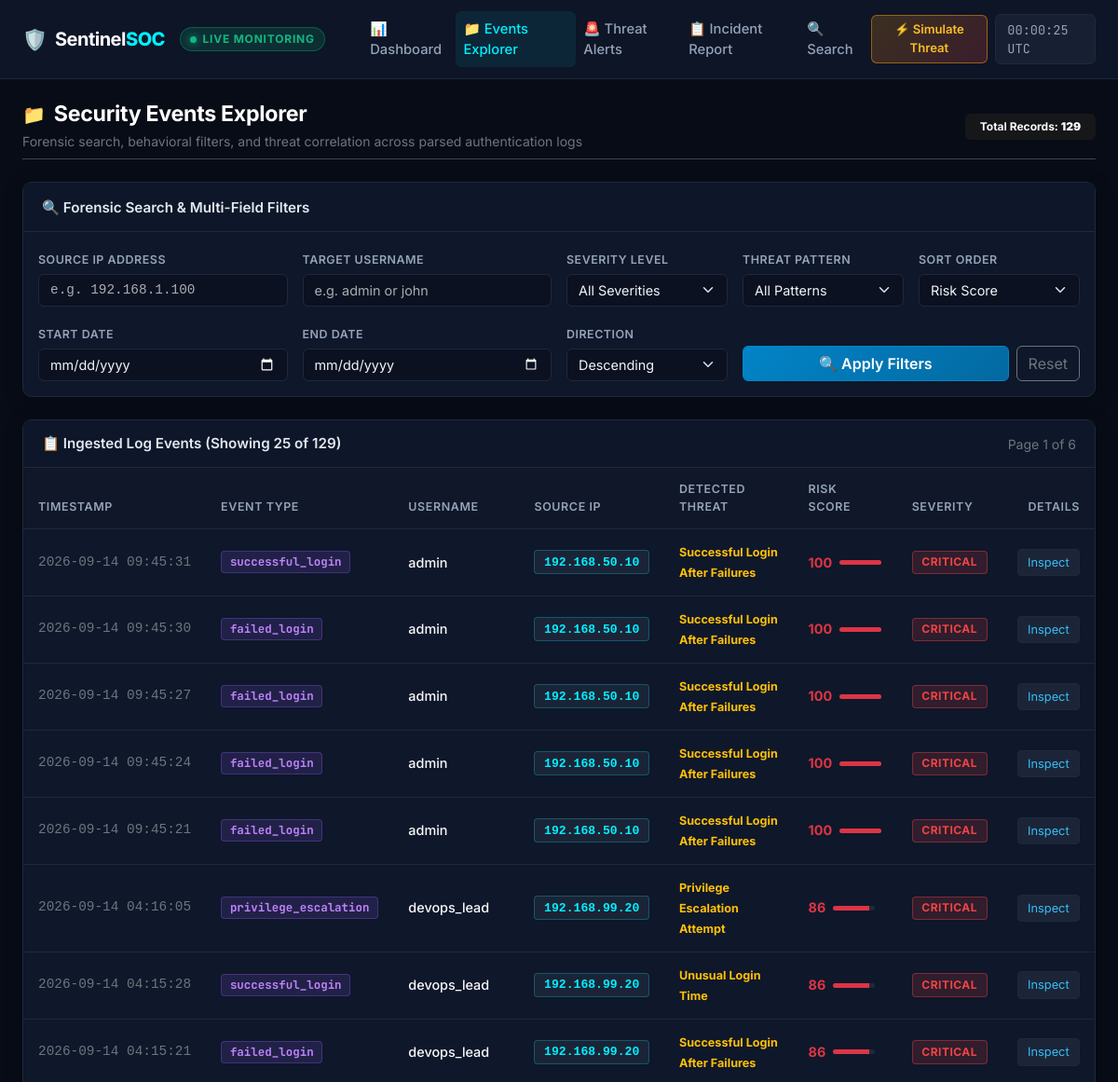
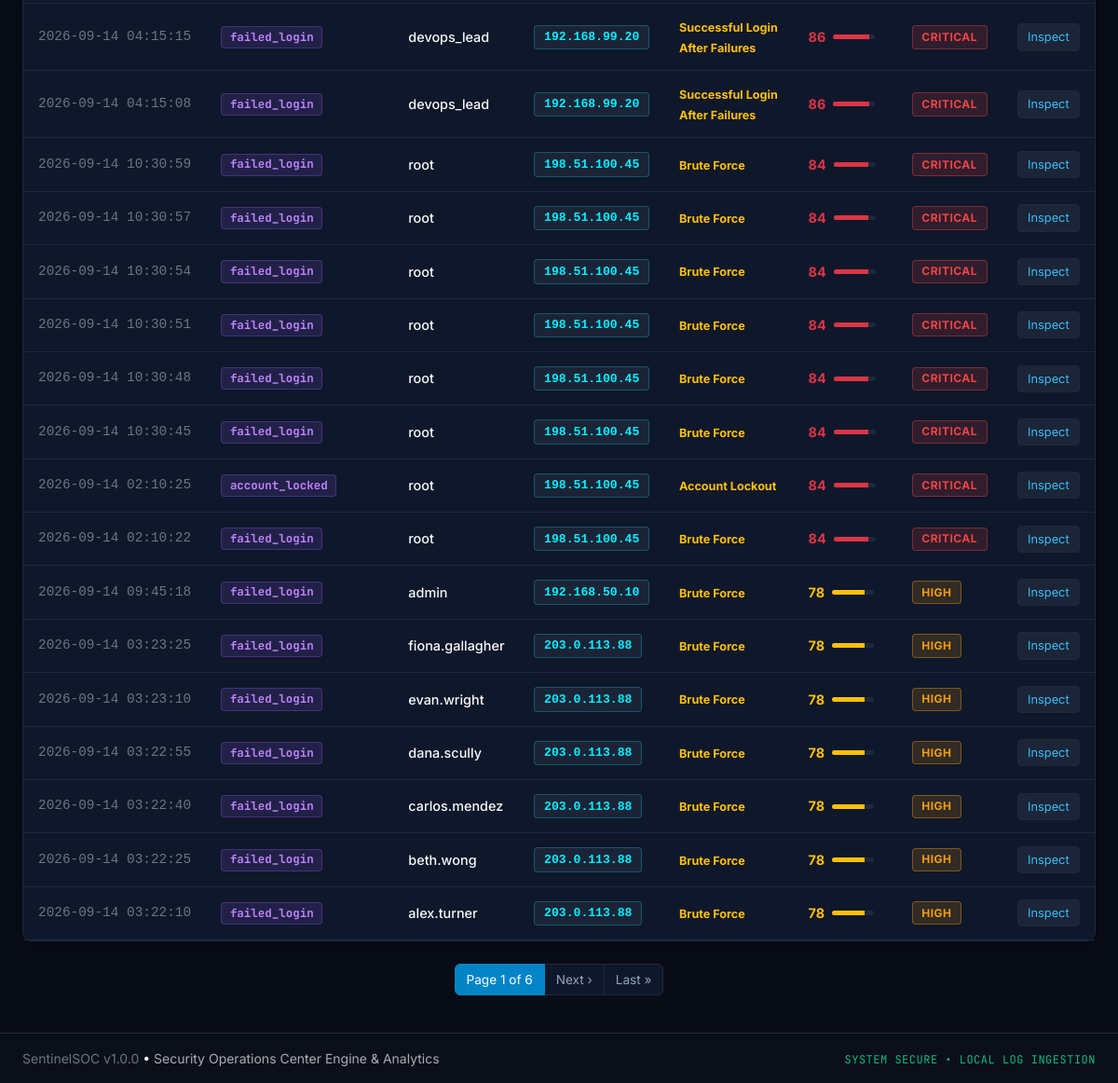
The app's page /events with its own data (2 pictures, top to bottom).
### models/security_event.py (models this page shows, shortened)
class SecurityEvent(db.Model):
    __tablename__ = 'security_events'
    id = db.Column(db.Integer, primary_key=True, autoincrement=True)
    timestamp = db.Column(db.DateTime, nullable=False, index=True)
    event_type = db.Column(db.String(50), nullable=False, index=True)
    username = db.Column(db.String(100), nullable=True, index=True)
    source_ip = db.Column(db.String(45), nullable=False, index=True)
    destination_ip = db.Column(db.String(45), nullable=True)
    message = db.Column(db.Text, nullable=True)
    risk_score = db.Column(db.Integer, default=0, nullable=False, index=True)
    severity = db.Column(db.String(20), default='LOW', nullable=False, index=True)
    detected_threat = db.Column(db.String(100), nullable=True, index=True)
    recommendation = db.Column(db.Text, nullable=True)
    status = db.Column(db.String(20), default='processed', nullable=False)
    created_at = db.Column(db.DateTime, default=utc_now, nullable=False)
    alerts = db.relationship('SecurityAlert', back_populates='event', cascade='all, delete-orphan')

### routes/events.py (the view)
@events_bp.route('/events')
def events():
    page = request.args.get('page', 1, type=int)
    limit = request.args.get('limit', 25, type=int)
    offset = max(0, (page - 1) * limit)
    ip = request.args.get('ip', '').strip()
    username = request.args.get('username', '').strip()
    severity = request.args.get('severity', '').strip()
    threat_type = request.args.get('threat_type', '').strip()
    start_date = request.args.get('start_date', '').strip()
    end_date = request.args.get('end_date', '').strip()
    sort_by = request.args.get('sort_by', 'risk_score')
    sort_dir = request.args.get('sort_dir', 'desc')
    events_list, total = LogService.get_filtered_events(
        ip=ip or None,
        username=username or None,
        severity=severity or None,
        threat_type=threat_type or None,
        start_date=start_date or None,
        end_date=end_date or None,
        sort_by=sort_by,
        sort_dir=sort_dir,
        limit=limit,
        offset=offset
    )
    all_threat_types = [
        'BRUTE_FORCE',
        'PASSWORD_SPRAYING',
        'SUCCESSFUL_LOGIN_AFTER_FAILURES',
        'ACCOUNT_ENUMERATION',
        'SUSPICIOUS_ACCESS',
        'UNUSUAL_LOGIN_TIME',
        'PRIVILEGE_ESCALATION_ATTEMPT',
        'ACCOUNT_LOCKOUT',
        'SUSPICIOUS_REQUEST'
    ]
    total_pages = (total + limit - 1) // limit if total > 0 else 1
    return render_template(
        'events.html',
        events=events_list,
        total=total,
        page=page,
        total_pages=total_pages,
        limit=limit,
        ip=ip,
        username=username,
        severity=severity,
        threat_type=threat_type,
        start_date=start_date,
        end_date=end_date,
        sort_by=sort_by,
        sort_dir=sort_dir,
        threat_types=all_threat_types
    )

### templates/events.html (shortened to what this page needs)
{% extends "base.html" %}
{% block content %}
<div class="d-flex justify-content-between align-items-center mb-4 pb-2 border-bottom border-secondary-subtle">
    <div>
        <h2 class="soc-page-title mb-1">
            <span class="soc-title-icon">📁</span> Security Events Explorer
        </h2>
        <p class="text-secondary small mb-0">
            Forensic search, behavioral filters, and threat correlation across parsed authentication logs
        </p>
    </div>
    <div>
        <span class="badge bg-secondary-subtle text-light px-3 py-2">
            Total Records: <strong>{{ total }}</strong>
        </span>
    </div>
</div>
<div class="card soc-card mb-4">
    <div class="card-header soc-card-header">
        <span class="card-header-title">🔍 Forensic Search & Multi-Field Filters</span>
    </div>
    <div class="card-body">
        <form method="GET" action="/events" class="row g-3">
            <div class="col-md-3">
                <label for="filterIp" class="form-label soc-form-label">Source IP Address</label>
                <input type="text" class="form-control soc-input font-monospace" id="filterIp" name="ip"
                       placeholder="e.g. 192.168.1.100" value="{{ ip }}">
            </div>
            <div class="col-md-3">
                <label for="filterUser" class="form-label soc-form-label">Target Username</label>
                <input type="text" class="form-control soc-input" id="filterUser" name="username"
                       placeholder="e.g. admin or john" value="{{ username }}">
            </div>
            <div class="col-md-2">
                <label for="filterSeverity" class="form-label soc-form-label">Severity Level</label>
                <select class="form-select soc-select" id="filterSeverity" name="severity">
                    <option value="" {% if not severity %}selected{% endif %}>All Severities</option>
                </select>
            </div>
            <div class="col-md-2">
                <label for="filterThreat" class="form-label soc-form-label">Threat Pattern</label>
                <select class="form-select soc-select" id="filterThreat" name="threat_type">
                    <option value="" {% if not threat_type %}selected{% endif %}>All Patterns</option>
                </select>
            </div>
            <div class="col-md-2">
                <label for="sortBy" class="form-label soc-form-label">Sort Order</label>
                <select class="form-select soc-select" id="sortBy" name="sort_by">
                    <option value="risk_score" {% if sort_by == 'risk_score' %}selected{% endif %}>Risk Score</option>
                </select>
            </div>
            <div class="col-md-3">
                <label for="startDate" class="form-label soc-form-label">Start Date</label>
                <input type="date" class="form-control soc-input" id="startDate" name="start_date" value="{{ start_date }}">
            </div>
            <div class="col-md-3">
                <label for="endDate" class="form-label soc-form-label">End Date</label>
                <input type="date" class="form-control soc-input" id="endDate" name="end_date" value="{{ end_date }}">
            </div>
            <div class="col-md-2">
                <label for="sortDir" class="form-label soc-form-label">Direction</label>
                <select class="form-select soc-select" id="sortDir" name="sort_dir">
                    <option value="desc" {% if sort_dir == 'desc' %}selected{% endif %}>Descending</option>
                </select>
            </div>
            <div class="col-md-4 d-flex align-items-end gap-2">
                <button type="submit" class="btn btn-primary soc-btn-primary flex-grow-1">
                    🔍 Apply Filters
                </button>
                <a href="/events" class="btn btn-outline-secondary">
                    Reset
                </a>
            </div>
        </form>
    </div>
</div>
<div class="card soc-card mb-4">
    <div class="card-header soc-card-header d-flex justify-content-between align-items-center">
        <span class="card-header-title">📋 Ingested Log Events (Showing {{ events|length }} of {{ total }})</span>
        <span class="small text-secondary">Page {{ page }} of {{ total_pages }}</span>
    </div>
    <div class="table-responsive">
        <table class="table table-hover align-middle soc-table mb-0">
            <thead>
                <tr>
                    <th scope="col">Timestamp</th>
                    <th scope="col">Event Type</th>
                    <th scope="col">Username</th>
                    <th scope="col">Source IP</th>
                    <th scope="col">Detected Threat</th>
                    <th scope="col">Risk Score</th>
                    <th scope="col">Severity</th>
                    <th scope="col" class="text-end">Details</th>
                </tr>
            </thead>
            <tbody>
                {% for event in events %}
                <tr>
                    <td class="text-nowrap font-monospace text-secondary small">
                        {{ event.timestamp.strftime('%Y-%m-%d %H:%M:%S') if event.timestamp else '-' }}
                    </td>
                    <td>
                        <span class="badge soc-event-type-badge">{{ event.event_type }}</span>
                    </td>
                    <td>
                        {% if event.username %}
                            <span class="fw-medium text-light">{{ event.username }}</span>
                        {% else %}
                            <span class="text-muted small">&lt;none&gt;</span>
                        {% endif %}
                    </td>
                    <td>
                        <span class="badge font-monospace soc-ip-badge">{{ event.source_ip }}</span>
                    </td>
                    <td>
                        {% if event.detected_threat %}
                            <strong class="text-warning small">{{ event.detected_threat.replace('_', ' ').title() }}</strong>
                        {% else %}
                            <span class="text-secondary small">Normal telemetry</span>
                        {% endif %}
                    </td>
                    <td>
                        <div class="d-flex align-items-center gap-2">
                            <span class="fw-bold {% if event.risk_score >= 80 %}text-danger{% elif event.risk_score >= 60 %}text-warning{% elif event.risk_score >= 30 %}text-info{% else %}text-secondary{% endif %}">
                                {{ event.risk_score }}
                            </span>
                            <div class="progress soc-risk-mini-bar" style="width: 45px; height: 5px;">
                                <div class="progress-bar {% if event.risk_score >= 80 %}bg-danger{% elif event.risk_score >= 60 %}bg-warning{% elif event.risk_score >= 30 %}bg-info{% else %}bg-secondary{% endif %}"
                                     style="width: {{ event.risk_score }}%;"></div>
                            </div>
                        </div>
                    </td>
                    <td>
                        <span class="badge soc-badge-{{ event.severity.lower() }}">{{ event.severity }}</span>
                    </td>
                    <td class="text-end">
                        <a href="/event/{{ event.id }}" class="btn btn-sm soc-btn-inspect">Inspect</a>
                    </td>
                </tr>
                {% else %}
                <tr>
                    <td colspan="8" class="text-center text-secondary py-5">
                        No security events match the current filter criteria. Try adjusting search terms.
                    </td>
                </tr>
                {% endfor %}
            </tbody>
        </table>
    </div>
</div>
{% if total_pages > 1 %}
<nav aria-label="Events pagination" class="d-flex justify-content-center">
    <ul class="pagination soc-pagination">
        <li class="page-item active">
            <span class="page-link">Page {{ page }} of {{ total_pages }}</span>
        </li>
        {% if (total_pages > page) %}
        <li class="page-item">
            <a class="page-link" href="?page={{ page + 1 }}&amp;ip={{ ip }}&amp;username={{ username }}&amp;severity={{ severity }}&amp;threat_type={{ threat_type }}&amp;start_date={{ start_date }}&amp;end_date={{ end_date }}&amp;sort_by={{ sort_by }}&amp;sort_dir={{ sort_dir }}">Next &rsaquo;</a>
        </li>
        <li class="page-item">
            <a class="page-link" href="?page={{ total_pages }}&amp;ip={{ ip }}&amp;username={{ username }}&amp;severity={{ severity }}&amp;threat_type={{ threat_type }}&amp;start_date={{ start_date }}&amp;end_date={{ end_date }}&amp;sort_by={{ sort_by }}&amp;sort_dir={{ sort_dir }}">Last &raquo;</a>
        </li>
        {% endif %}
    </ul>
</nav>
{% endif %}
{% endblock %}

### static/css/style.css (style rules this page uses)
:root { --soc-bg: #080c16; --soc-card-bg: #0f172a; --soc-card-hover: #131e36; --soc-border: #1e293b; --soc-border-subtle: #24324a; --soc-text: #f8fafc; --soc-text-secondary: #94a3b8; --soc-text-muted: #64748b; --soc-critical: #ef4444; --soc-high: #f59e0b; --soc-medium: #06b6d4; --soc-low: #64748b; --soc-success: #10b981; --soc-accent-cyan: #00f0ff; --soc-accent-purple: #8b5cf6; }
body.soc-body { background-color: var(--soc-bg); color: var(--soc-text); font-family: 'Inter', -apple-system, BlinkMacSystemFont, 'Segoe UI', Roboto, sans-serif; min-height: 100vh; display: flex; flex-direction: column; }
.soc-page-title { color: #fff; font-weight: 700; font-size: 1.45rem; letter-spacing: -0.3px; }
.soc-title-icon { font-size: 1.25rem; margin-right: 4px; }
.soc-card { background-color: var(--soc-card-bg); border: 1px solid var(--soc-border); border-radius: 10px; box-shadow: 0 4px 20px rgba(0, 0, 0, 0.25); transition: transform 0.2s ease, box-shadow 0.2s ease, border-color 0.2s ease; }
.soc-card-header { background-color: rgba(15, 23, 42, 0.7); border-bottom: 1px solid var(--soc-border); padding: 0.85rem 1.25rem; border-top-left-radius: 10px; border-top-right-radius: 10px; }
.card-header-title { font-size: 0.95rem; font-weight: 600; color: #e2e8f0; }
.soc-table { --bs-table-bg: transparent; --bs-table-color: #cbd5e1; --bs-table-hover-bg: rgba(30, 41, 59, 0.5); --bs-table-border-color: var(--soc-border); }
.soc-table thead th { background-color: rgba(15, 23, 42, 0.8); color: var(--soc-text-secondary); font-size: 0.78rem; font-weight: 600; text-transform: uppercase; letter-spacing: 0.6px; padding: 0.85rem 1rem; border-bottom: 1px solid var(--soc-border); }
.soc-table tbody td { padding: 0.85rem 1rem; border-bottom: 1px solid var(--soc-border); font-size: 0.9rem; }
.soc-badge-critical { background-color: rgba(239, 68, 68, 0.15) !important; color: #ef4444 !important; border: 1px solid rgba(239, 68, 68, 0.4); font-size: 0.75rem; font-weight: 700; letter-spacing: 0.5px; padding: 0.35rem 0.6rem; border-radius: 4px; }
.soc-badge-high { background-color: rgba(245, 158, 11, 0.15) !important; color: #f59e0b !important; border: 1px solid rgba(245, 158, 11, 0.4); font-size: 0.75rem; font-weight: 700; letter-spacing: 0.5px; padding: 0.35rem 0.6rem; border-radius: 4px; }
.soc-ip-badge { background-color: rgba(30, 41, 59, 0.8) !important; color: var(--soc-accent-cyan) !important; border: 1px solid rgba(0, 240, 255, 0.25); padding: 0.35rem 0.6rem; font-size: 0.82rem; border-radius: 4px; }
.soc-event-type-badge { background-color: rgba(139, 92, 246, 0.15) !important; color: #c084fc !important; border: 1px solid rgba(139, 92, 246, 0.3); padding: 0.3rem 0.55rem; font-size: 0.78rem; font-family: 'JetBrains Mono', monospace; border-radius: 4px; }
.soc-btn-primary { background: linear-gradient(135deg, #0284c7, #0369a1); border: 1px solid #0284c7; color: #fff; font-weight: 600; transition: all 0.2s; }
.soc-btn-inspect { background-color: rgba(30, 41, 59, 0.8); border: 1px solid var(--soc-border); color: #38bdf8; font-size: 0.8rem; padding: 0.25rem 0.65rem; border-radius: 4px; transition: all 0.15s; }
.soc-input, .soc-select { background-color: #0b1120; border: 1px solid var(--soc-border); color: #f1f5f9; font-size: 0.9rem; }
.soc-form-label { font-size: 0.78rem; font-weight: 600; color: var(--soc-text-secondary); text-transform: uppercase; letter-spacing: 0.5px; margin-bottom: 0.3rem; }
.soc-pagination .page-link { background-color: var(--soc-card-bg); border-color: var(--soc-border); color: #94a3b8; font-size: 0.85rem; }
.soc-pagination .page-item.active .page-link { background-color: #0284c7; border-color: #0284c7; color: #fff; }
.soc-risk-mini-bar { background-color: #1e293b; border-radius: 3px; overflow: hidden; }

### records on screen
SecurityEvent: timestamp "2026-09-14 09:45:31", event_type "successful_login", username "admin", source_ip "192.168.50.10", detected_threat.replace "Successful Login After Failures", risk_score "100", severity "CRITICAL"
SecurityEvent: timestamp "2026-09-14 09:45:30", event_type "failed_login", username "admin", source_ip "192.168.50.10", detected_threat.replace "Successful Login After Failures", risk_score "100", severity "CRITICAL"
SecurityEvent: timestamp "2026-09-14 09:45:27", event_type "failed_login", username "admin", source_ip "192.168.50.10", detected_threat.replace "Successful Login After Failures", risk_score "100", severity "CRITICAL"
SecurityEvent: timestamp "2026-09-14 09:45:24", event_type "failed_login", username "admin", source_ip "192.168.50.10", detected_threat.replace "Successful Login After Failures", risk_score "100", severity "CRITICAL"
SecurityEvent: timestamp "2026-09-14 09:45:21", event_type "failed_login", username "admin", source_ip "192.168.50.10", detected_threat.replace "Successful Login After Failures", risk_score "100", severity "CRITICAL"
SecurityEvent: timestamp "2026-09-14 04:16:05", event_type "privilege_escalation", username "devops_lead", source_ip "192.168.99.20", detected_threat.replace "Privilege Escalation Attempt", risk_score "86", severity "CRITICAL"
SecurityEvent: timestamp "2026-09-14 04:15:28", event_type "successful_login", username "devops_lead", source_ip "192.168.99.20", detected_threat.replace "Unusual Login Time", risk_score "86", severity "CRITICAL"
SecurityEvent: timestamp "2026-09-14 04:15:21", event_type "failed_login", username "devops_lead", source_ip "192.168.99.20", detected_threat.replace "Successful Login After Failures", risk_score "86", severity "CRITICAL"
SecurityEvent: timestamp "2026-09-14 04:15:15", event_type "failed_login", username "devops_lead", source_ip "192.168.99.20", detected_threat.replace "Successful Login After Failures", risk_score "86", severity "CRITICAL"
SecurityEvent: timestamp "2026-09-14 04:15:08", event_type "failed_login", username "devops_lead", source_ip "192.168.99.20", detected_threat.replace "Successful Login After Failures", risk_score "86", severity "CRITICAL"
SecurityEvent: timestamp "2026-09-14 10:30:59", event_type "failed_login", username "root", source_ip "198.51.100.45", detected_threat.replace "Brute Force", risk_score "84", severity "CRITICAL"
SecurityEvent: timestamp "2026-09-14 10:30:57", event_type "failed_login", username "root", source_ip "198.51.100.45", detected_threat.replace "Brute Force", risk_score "84", severity "CRITICAL"
SecurityEvent: timestamp "2026-09-14 10:30:54", event_type "failed_login", username "root", source_ip "198.51.100.45", detected_threat.replace "Brute Force", risk_score "84", severity "CRITICAL"
SecurityEvent: timestamp "2026-09-14 10:30:51", event_type "failed_login", username "root", source_ip "198.51.100.45", detected_threat.replace "Brute Force", risk_score "84", severity "CRITICAL"
SecurityEvent: timestamp "2026-09-14 10:30:48", event_type "failed_login", username "root", source_ip "198.51.100.45", detected_threat.replace "Brute Force", risk_score "84", severity "CRITICAL"
SecurityEvent: timestamp "2026-09-14 10:30:45", event_type "failed_login", username "root", source_ip "198.51.100.45", detected_threat.replace "Brute Force", risk_score "84", severity "CRITICAL"
SecurityEvent: timestamp "2026-09-14 02:10:25", event_type "account_locked", username "root", source_ip "198.51.100.45", detected_threat.replace "Account Lockout", risk_score "84", severity "CRITICAL"
SecurityEvent: timestamp "2026-09-14 02:10:22", event_type "failed_login", username "root", source_ip "198.51.100.45", detected_threat.replace "Brute Force", risk_score "84", severity "CRITICAL"
SecurityEvent: timestamp "2026-09-14 09:45:18", event_type "failed_login", username "admin", source_ip "192.168.50.10", detected_threat.replace "Brute Force", risk_score "78", severity "HIGH"
SecurityEvent: timestamp "2026-09-14 03:23:25", event_type "failed_login", username "fiona.gallagher", source_ip "203.0.113.88", detected_threat.replace "Brute Force", risk_score "78", severity "HIGH"
SecurityEvent: timestamp "2026-09-14 03:23:10", event_type "failed_login", username "evan.wright", source_ip "203.0.113.88", detected_threat.replace "Brute Force", risk_score "78", severity "HIGH"
SecurityEvent: timestamp "2026-09-14 03:22:55", event_type "failed_login", username "dana.scully", source_ip "203.0.113.88", detected_threat.replace "Brute Force", risk_score "78", severity "HIGH"
SecurityEvent: timestamp "2026-09-14 03:22:40", event_type "failed_login", username "carlos.mendez", source_ip "203.0.113.88", detected_threat.replace "Brute Force", risk_score "78", severity "HIGH"
SecurityEvent: timestamp "2026-09-14 03:22:25", event_type "failed_login", username "beth.wong", source_ip "203.0.113.88", detected_threat.replace "Brute Force", risk_score "78", severity "HIGH"
SecurityEvent: timestamp "2026-09-14 03:22:10", event_type "failed_login", username "alex.turner", source_ip "203.0.113.88", detected_threat.replace "Brute Force", risk_score "78", severity "HIGH"

### other values on screen
{{ total }} "129"
{{ events|length }} "25"
{{ page }} "1"
{{ total_pages }} "6"
